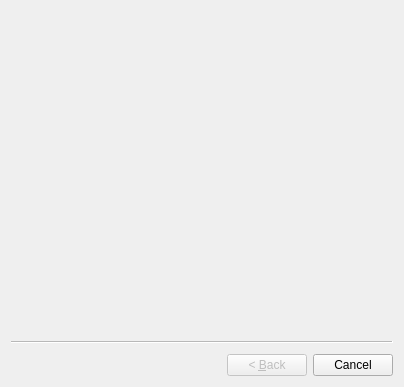
<?xml version="1.0" encoding="UTF-8"?>
<ui version="4.0">
 <class>ContactEditWizard</class>
 <widget class="QWizard" name="ContactEditWizard">
  <property name="geometry">
   <rect>
    <x>0</x>
    <y>0</y>
    <width>404</width>
    <height>387</height>
   </rect>
  </property>
  <property name="windowTitle">
   <string>Contact Edit Wizard</string>
  </property>
 </widget>
 <resources/>
 <connections/>
</ui>
